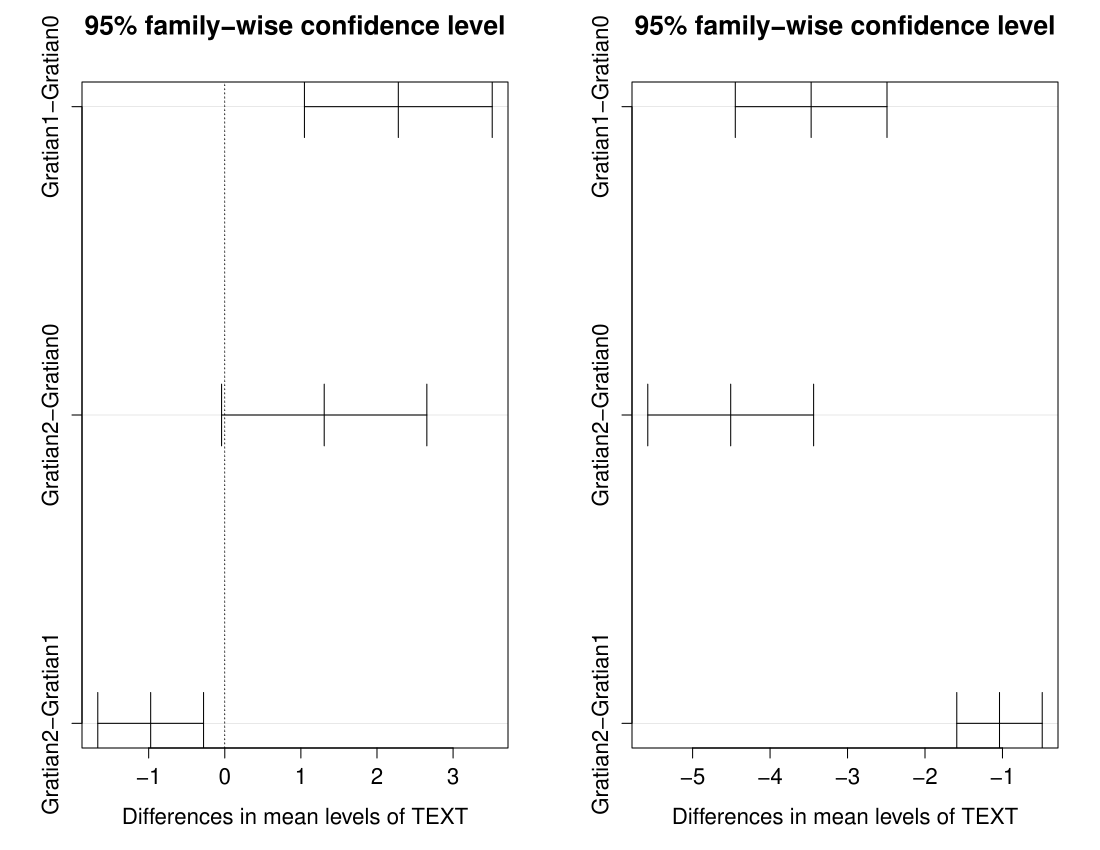

Generate this figure with R:
###### LOAD DATA ###########################################################
library(ca)
library(languageR)
samples = t(read.table("~/Work/Gratian/stylometry/3-way/table_with_frequencies.txt", header=TRUE))
samples.ca = ca(samples)
#plot(txts.ca, what=c("all", "none"))
meta = read.table("~/Work/Gratian/stylometry/3-way/meta_data.tsv", header=TRUE)
COOR = data.frame(samples.ca$rowcoord, TEXT=meta$TEXT)
############################################################################

print("######### FOR FIRST DIMENSION ##########################")
COOR.aov1 = aov(Dim1~TEXT, data=COOR)
print(TukeyHSD(COOR.aov1))
print(kruskal.test(COOR$Dim1, COOR$TEXT))
print("######### FOR SECOND DIMENSION ##########################")
COOR.aov2 = aov(Dim2~TEXT, data=COOR)
print(TukeyHSD(COOR.aov2))
print(kruskal.test(COOR$Dim2, COOR$TEXT))
############################################################################
###### TukeyHSD FOR POSITION VERSUS TEXT #########################
par(mfrow=c(1,2))
plot(TukeyHSD(COOR.aov1), sub=NULL)
abline(v=0, lty=3)
plot(TukeyHSD(COOR.aov2))
abline(v=0, lty=3)
par(mfrow=c(1,1))
